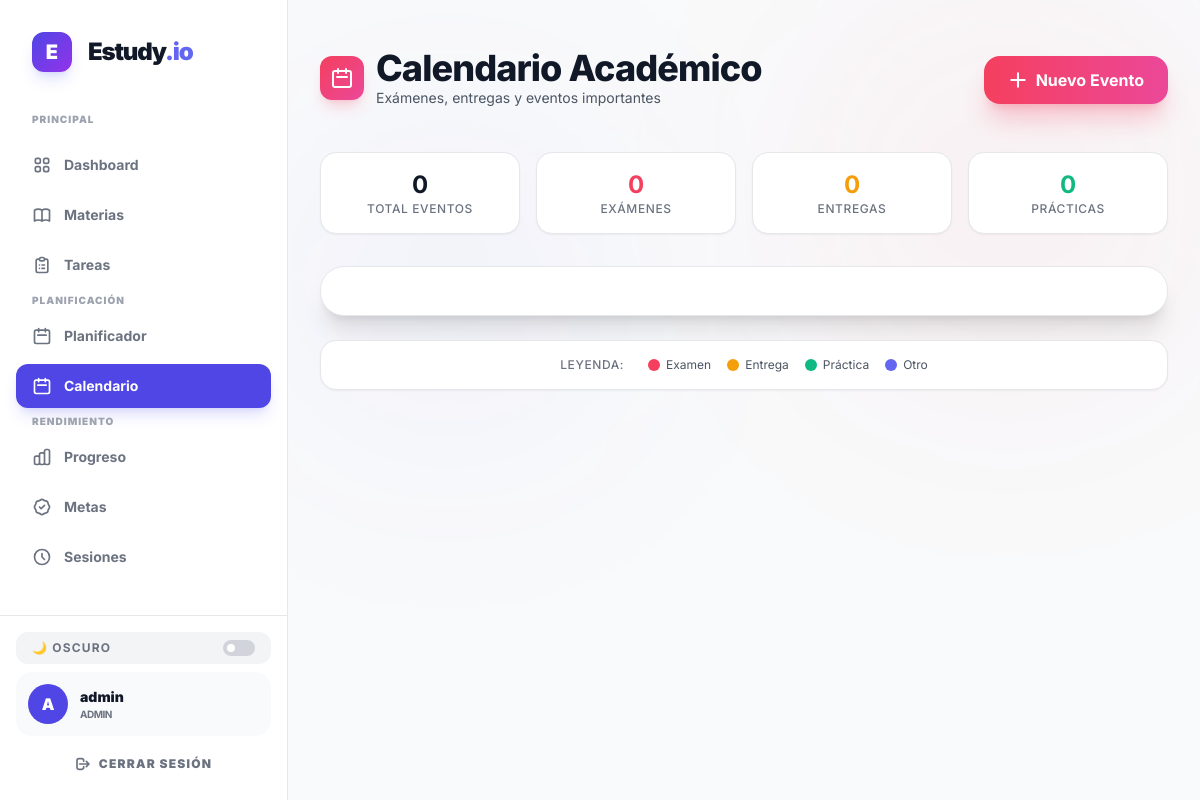
Page /study/calendar (signed in) on the committed database.
### app/models/user.py (models this page shows, shortened)
class User(db.Model, UserMixin):
    __tablename__ = "users"
    id = db.Column(db.Integer, primary_key=True)
    username = db.Column(db.String(100), unique=True, nullable = False)
    password = db.Column(db.String(255), nullable = False)
    role_id = db.Column(db.Integer, db.ForeignKey('roles.id'), nullable = False)

class Role(db.Model):
    __tablename__="roles"
    id = db.Column(db.Integer, primary_key=True)
    name = db.Column(db.String(100), unique=True, nullable = False)
    users = db.relationship('User', backref = 'role', lazy = True)

### app/api/study.py (the view)
@study_bp.route('/calendar')
@login_required
def view_calendar():
    subjects = Subject.query.filter_by(user_id=current_user.id).all()
    return render_template('study/calendar.html', subjects=subjects)

### app/templates/study/calendar.html (shortened to what this page needs)
{% extends base_template %}
{% block content %}
<div class="max-w-7xl mx-auto px-4 sm:px-6 lg:px-8 py-12 w-full relative">
    <div class="flex flex-col md:flex-row md:items-center justify-between gap-4 mb-10">
        <div>
            <div class="flex items-center gap-3 mb-1">
                <div class="w-11 h-11 bg-gradient-to-br from-rose-500 to-pink-500 rounded-xl flex items-center justify-center shadow-lg shadow-rose-500/20">
                    <svg class="h-6 w-6 text-white" fill="none" viewBox="0 0 24 24" stroke="currentColor" stroke-width="2">
                        <path stroke-linecap="round" stroke-linejoin="round" d="M8 7V3m8 4V3m-9 8h10M5 21h14a2 2 0 002-2V7a2 2 0 00-2-2H5a2 2 0 00-2 2v12a2 2 0 002 2z" />
                    </svg>
                </div>
                <div>
                    <h1 class="text-3xl md:text-4xl font-extrabold text-gray-900 dark:text-white tracking-tight">Calendario Académico</h1>
                    <p class="text-gray-600 dark:text-gray-400 text-sm">Exámenes, entregas y eventos importantes</p>
                </div>
            </div>
        </div>
        <button onclick="openEventModal()"
                class="group relative bg-gradient-to-r from-rose-500 to-pink-500 hover:from-rose-600 hover:to-pink-600 text-white px-6 py-3 rounded-2xl font-bold transition-all duration-300 shadow-xl shadow-rose-500/25 hover:shadow-rose-500/40 active:scale-95 flex items-center gap-2 overflow-hidden">
            <span class="relative z-10 flex items-center gap-2">
                <svg class="w-5 h-5 group-hover:rotate-90 transition-transform duration-300" fill="none" viewBox="0 0 24 24" stroke="currentColor" stroke-width="2.5">
                    <path stroke-linecap="round" stroke-linejoin="round" d="M12 4v16m8-8H4" />
                </svg>
                Nuevo Evento
            </span>
        </button>
    </div>
    <div class="grid grid-cols-2 md:grid-cols-4 gap-4 mb-8">
        <div class="bg-white dark:bg-dark-900/50 border border-gray-200 dark:border-dark-800/50 rounded-2xl p-4 text-center hover:border-rose-500/30 transition-all duration-300 shadow-sm dark:shadow-none">
            <div class="text-2xl font-bold text-gray-900 dark:text-white">{{ events|length }}</div>
            <div class="text-xs text-gray-500 font-medium uppercase tracking-wider">Total Eventos</div>
        </div>
        <div class="bg-white dark:bg-dark-900/50 border border-gray-200 dark:border-dark-800/50 rounded-2xl p-4 text-center hover:border-rose-500/30 transition-all duration-300 shadow-sm dark:shadow-none">
            <div class="text-2xl font-bold text-rose-500 dark:text-rose-400">{{ events|selectattr('event_type', 'equalto', 'examen')|list|length }}</div>
            <div class="text-xs text-gray-500 font-medium uppercase tracking-wider">Exámenes</div>
        </div>
        <div class="bg-white dark:bg-dark-900/50 border border-gray-200 dark:border-dark-800/50 rounded-2xl p-4 text-center hover:border-amber-500/30 transition-all duration-300 shadow-sm dark:shadow-none">
            <div class="text-2xl font-bold text-amber-500 dark:text-amber-400">{{ events|selectattr('event_type', 'equalto', 'entrega')|list|length }}</div>
            <div class="text-xs text-gray-500 font-medium uppercase tracking-wider">Entregas</div>
        </div>
        <div class="bg-white dark:bg-dark-900/50 border border-gray-200 dark:border-dark-800/50 rounded-2xl p-4 text-center hover:border-emerald-500/30 transition-all duration-300 shadow-sm dark:shadow-none">
            <div class="text-2xl font-bold text-emerald-500 dark:text-emerald-400">{{ events|selectattr('event_type', 'equalto', 'practica')|list|length }}</div>
            <div class="text-xs text-gray-500 font-medium uppercase tracking-wider">Prácticas</div>
        </div>
    </div>
    <div class="bg-white dark:bg-dark-900 dark:bg-gradient-to-br dark:from-dark-900/80 dark:to-dark-800/80 border border-gray-200 dark:border-dark-800/50 rounded-3xl p-4 md:p-6 shadow-xl dark:shadow-2xl overflow-hidden">
    </div>
    <div class="mt-6 flex flex-wrap items-center justify-center gap-4 p-4 bg-white dark:bg-dark-900/30 border border-gray-200 dark:border-dark-800/50 rounded-2xl shadow-sm dark:shadow-none">
        <span class="text-xs text-gray-500 font-medium uppercase tracking-wider mr-2">Leyenda:</span>
        <div class="flex items-center gap-1.5">
            <span class="inline-block w-3 h-3 rounded-full bg-rose-500"></span>
            <span class="text-xs text-gray-600 dark:text-gray-400">Examen</span>
        </div>
        <div class="flex items-center gap-1.5">
            <span class="inline-block w-3 h-3 rounded-full bg-amber-500"></span>
            <span class="text-xs text-gray-600 dark:text-gray-400">Entrega</span>
        </div>
        <div class="flex items-center gap-1.5">
            <span class="inline-block w-3 h-3 rounded-full bg-emerald-500"></span>
            <span class="text-xs text-gray-600 dark:text-gray-400">Práctica</span>
        </div>
        <div class="flex items-center gap-1.5">
            <span class="inline-block w-3 h-3 rounded-full bg-indigo-500"></span>
            <span class="text-xs text-gray-600 dark:text-gray-400">Otro</span>
        </div>
    </div>
</div>
{% endblock %}

### app/templates/components/sidebar.html (shortened to what this page needs)
<aside id="main-sidebar" class="fixed inset-y-0 left-0 z-50 w-72 bg-white dark:bg-dark-900 border-r border-gray-200 dark:border-white/5 flex flex-col h-full transform -translate-x-full lg:translate-x-0 lg:static lg:inset-auto lg:flex transition-transform duration-300 ease-in-out">
    <div class="p-8">
        <a href="{{ url_for('main.inicio') }}" class="flex items-center gap-4 group">
            <div class="w-10 h-10 bg-gradient-to-br from-indigo-600 to-purple-600 rounded-xl flex items-center justify-center shadow-lg shadow-indigo-500/20 group-hover:scale-110 transition-transform">
                <span class="text-white font-black text-xl">E</span>
            </div>
            <span class="text-2xl font-black text-gray-900 dark:text-white tracking-tighter">Estudy<span class="text-indigo-500">.io</span></span>
        </a>
    </div>
    <nav class="flex-1 px-4 space-y-1.5 sidebar-scroll overflow-y-auto">
        <p class="px-4 text-[10px] font-black text-gray-400 dark:text-gray-500 uppercase tracking-widest mb-4 mt-2">Principal</p>
        <a href="{{ url_for('main.inicio') }}"
           class="flex items-center gap-3 px-4 py-3 text-sm font-bold rounded-xl transition-all duration-200 group
           {% if request.path == url_for('main.inicio') %} bg-indigo-600 text-white shadow-lg shadow-indigo-500/20 {% else %} text-gray-500 dark:text-gray-400 hover:text-gray-900 dark:hover:text-white hover:bg-gray-100 dark:hover:bg-white/5 {% endif %}">
            Dashboard
        </a>
        <a href="{{ url_for('study.list_subjects') }}"
           class="flex items-center gap-3 px-4 py-3 text-sm font-bold rounded-xl transition-all duration-200 group
           {% if '/study/subjects' in request.path %} bg-indigo-600 text-white shadow-lg shadow-indigo-500/20 {% else %} text-gray-500 dark:text-gray-400 hover:text-gray-900 dark:hover:text-white hover:bg-gray-100 dark:hover:bg-white/5 {% endif %}">
            Materias
        </a>
        <a href="{{ url_for('study.list_tasks') }}"
           class="flex items-center gap-3 px-4 py-3 text-sm font-bold rounded-xl transition-all duration-200 group
           {% if '/study/tasks' in request.path %} bg-indigo-600 text-white shadow-lg shadow-indigo-500/20 {% else %} text-gray-500 dark:text-gray-400 hover:text-gray-900 dark:hover:text-white hover:bg-gray-100 dark:hover:bg-white/5 {% endif %}">
            <svg class="w-5 h-5" fill="none" viewBox="0 0 24 24" stroke="currentColor" stroke-width="2">
                <path stroke-linecap="round" stroke-linejoin="round" d="M9 5H7a2 2 0 00-2 2v12a2 2 0 002 2h10a2 2 0 002-2V7a2 2 0 00-2-2h-2M9 5a2 2 0 002 2h2a2 2 0 002-2M9 5a2 2 0 012-2h2a2 2 0 012 2m-3 7h3m-3 4h3m-6-4h.01M9 16h.01" />
            </svg>
            Tareas
        </a>
        <p class="px-4 text-[10px] font-black text-gray-400 dark:text-gray-500 uppercase tracking-widest mb-4 mt-8">Planificación</p>
        <a href="{{ url_for('study.planner') }}"
           class="flex items-center gap-3 px-4 py-3 text-sm font-bold rounded-xl transition-all duration-200 group
           {% if '/study/planner' in request.path %} bg-indigo-600 text-white shadow-lg shadow-indigo-500/20 {% else %} text-gray-500 dark:text-gray-400 hover:text-gray-900 dark:hover:text-white hover:bg-gray-100 dark:hover:bg-white/5 {% endif %}">
            <svg class="w-5 h-5" fill="none" viewBox="0 0 24 24" stroke="currentColor" stroke-width="2">
                <path stroke-linecap="round" stroke-linejoin="round" d="M8 7V3m8 4V3m-9 8h10M5 21h14a2 2 0 002-2V7a2 2 0 00-2-2H5a2 2 0 00-2 2v12a2 2 0 002 2z" />
            </svg>
            Planificador
        </a>
        <a href="{{ url_for('study.view_calendar') }}"
           class="flex items-center gap-3 px-4 py-3 text-sm font-bold rounded-xl transition-all duration-200 group
           {% if '/study/calendar' in request.path %} bg-indigo-600 text-white shadow-lg shadow-indigo-500/20 {% else %} text-gray-500 dark:text-gray-400 hover:text-gray-900 dark:hover:text-white hover:bg-gray-100 dark:hover:bg-white/5 {% endif %}">
            <svg class="w-5 h-5" fill="none" viewBox="0 0 24 24" stroke="currentColor" stroke-width="2">
                <path stroke-linecap="round" stroke-linejoin="round" d="M8 7V3m8 4V3m-9 8h10M5 21h14a2 2 0 002-2V7a2 2 0 00-2-2H5a2 2 0 00-2 2v12a2 2 0 002 2z" />
            </svg>
            Calendario
        </a>
        <p class="px-4 text-[10px] font-black text-gray-400 dark:text-gray-500 uppercase tracking-widest mb-4 mt-8">Rendimiento</p>
        <a href="{{ url_for('study.view_analytics') }}"
           class="flex items-center gap-3 px-4 py-3 text-sm font-bold rounded-xl transition-all duration-200 group
           {% if '/study/analytics' in request.path %} bg-indigo-600 text-white shadow-lg shadow-indigo-500/20 {% else %} text-gray-500 dark:text-gray-400 hover:text-gray-900 dark:hover:text-white hover:bg-gray-100 dark:hover:bg-white/5 {% endif %}">
            Progreso
        </a>
        <a href="{{ url_for('study.list_goals') }}"
           class="flex items-center gap-3 px-4 py-3 text-sm font-bold rounded-xl transition-all duration-200 group
           {% if '/study/goals' in request.path %} bg-indigo-600 text-white shadow-lg shadow-indigo-500/20 {% else %} text-gray-500 dark:text-gray-400 hover:text-gray-900 dark:hover:text-white hover:bg-gray-100 dark:hover:bg-white/5 {% endif %}">
            Metas
        </a>
        <a href="{{ url_for('study.list_sessions') }}"
           class="flex items-center gap-3 px-4 py-3 text-sm font-bold rounded-xl transition-all duration-200 group
           {% if '/study/sessions' in request.path %} bg-indigo-600 text-white shadow-lg shadow-indigo-500/20 {% else %} text-gray-500 dark:text-gray-400 hover:text-gray-900 dark:hover:text-white hover:bg-gray-100 dark:hover:bg-white/5 {% endif %}">
            <svg class="w-5 h-5" fill="none" viewBox="0 0 24 24" stroke="currentColor" stroke-width="2">
                <path stroke-linecap="round" stroke-linejoin="round" d="M12 8v4l3 3m6-3a9 9 0 11-18 0 9 9 0 0118 0z" />
            </svg>
            Sesiones
        </a>
    </nav>
    <div class="p-4 border-t border-gray-200 dark:border-white/5 space-y-2">
        <button id="theme-toggle"
                class="flex items-center justify-between w-full px-4 py-2 text-xs font-bold text-gray-500 dark:text-gray-400 uppercase tracking-widest bg-gray-100 dark:bg-white/5 rounded-xl hover:bg-gray-200 dark:hover:bg-white/10 transition-all group">
            <span class="flex items-center gap-2">
                <span id="theme-toggle-dark-icon" class="hidden">🌙 Oscuro</span>
            </span>
            <div class="w-8 h-4 bg-gray-300 dark:bg-dark-700 rounded-full relative transition-colors group-hover:bg-indigo-600">
                <div id="theme-toggle-dot" class="absolute top-1 left-1 w-2 h-2 bg-white rounded-full transition-all"></div>
            </div>
        </button>
        <div class="flex items-center gap-3 p-3 bg-gray-50 dark:bg-white/5 rounded-2xl mb-1">
            <div class="w-10 h-10 bg-indigo-600 rounded-full flex items-center justify-center text-white font-black">
                {{ current_user.username[0].upper() }}
            </div>
            <div class="min-w-0">
                <p class="text-sm font-black text-gray-900 dark:text-white truncate">{{ current_user.username }}</p>
                <p class="text-[10px] text-gray-500 font-bold uppercase tracking-tighter">{{ current_user.role.name }}</p>
            </div>
        </div>
        <a href="{{ url_for('auth.logout') }}"
           class="flex items-center justify-center gap-2 w-full py-3 bg-transparent text-gray-500 dark:text-gray-500 hover:text-red-600 dark:hover:text-red-400 text-xs font-black uppercase tracking-widest transition-all rounded-xl hover:bg-red-50 dark:hover:bg-red-500/10">
            <svg class="w-4 h-4" fill="none" viewBox="0 0 24 24" stroke="currentColor" stroke-width="2.5">
                <path stroke-linecap="round" stroke-linejoin="round" d="M17 16l4-4m0 0l-4-4m4 4H7m6 4v1a3 3 0 01-3 3H6a3 3 0 01-3-3V7a3 3 0 013-3h4a3 3 0 013 3v1" />
            </svg>
            Cerrar Sesión
        </a>
    </div>
</aside>

### app/templates/base.html (style rules this page uses)
body { font-family: 'Inter', sans-serif; }
body { background-color: #f9fafb; color: #111827; }

### rows in the picture
User: username "A", username "admin"
Role: role.name "ADMIN"

### other values in the picture
{{ events|length }} "0"
{{ events|selectattr('event_type', 'equalto', 'examen')|list|length }} "0"
{{ events|selectattr('event_type', 'equalto', 'entrega')|list|length }} "0"
{{ events|selectattr('event_type', 'equalto', 'practica')|list|length }} "0"
